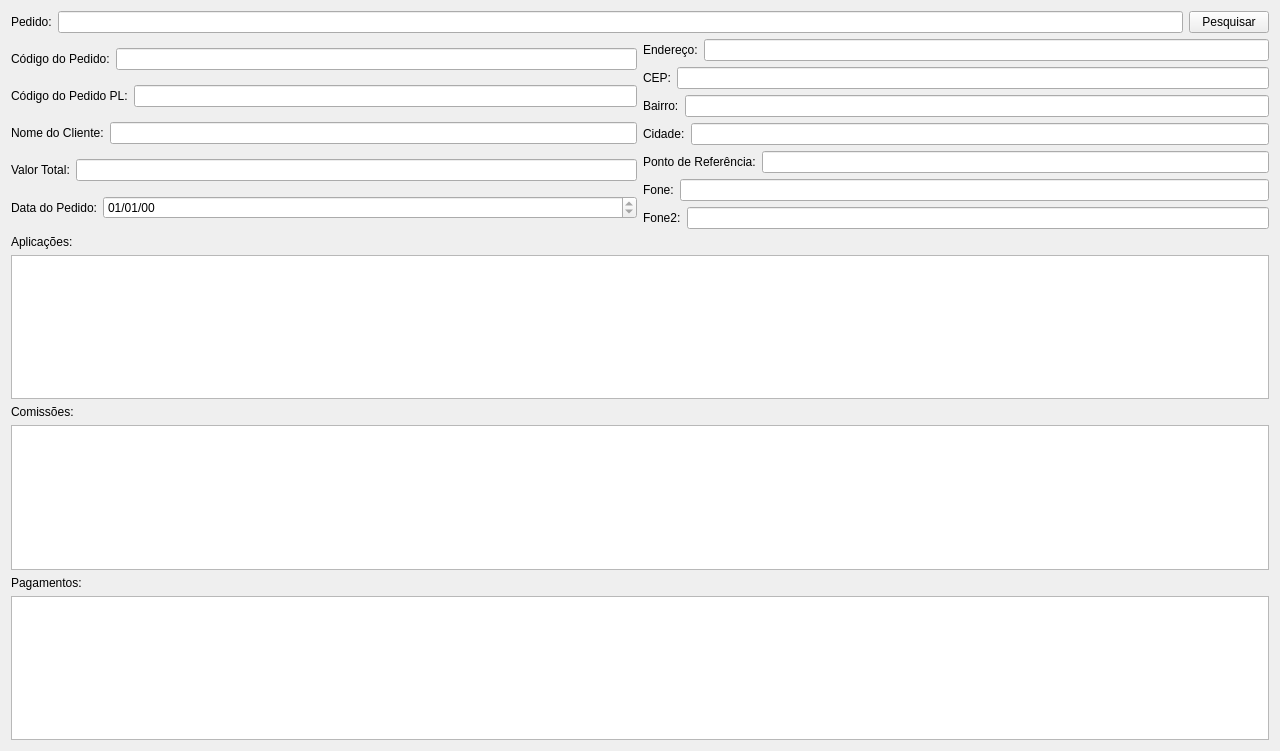
<?xml version="1.0" encoding="UTF-8"?>
<ui version="4.0">
 <class>PedidoDetalhe</class>
 <widget class="QWidget" name="PedidoDetalhe">
  <property name="geometry">
   <rect>
    <x>0</x>
    <y>0</y>
    <width>1280</width>
    <height>751</height>
   </rect>
  </property>
  <property name="windowTitle">
   <string>Form</string>
  </property>
  <layout class="QGridLayout" name="gridLayout">
   <item row="0" column="0">
    <layout class="QHBoxLayout" name="horizontalLayout_16">
     <item>
      <layout class="QHBoxLayout" name="horizontalLayout_15">
       <item>
        <widget class="QLabel" name="label_16">
         <property name="text">
          <string>Pedido:</string>
         </property>
        </widget>
       </item>
       <item>
        <widget class="QLineEdit" name="pedidoLineEdit">
         <property name="inputMask">
          <string/>
         </property>
        </widget>
       </item>
      </layout>
     </item>
     <item>
      <widget class="QPushButton" name="pesquisarPushButton">
       <property name="text">
        <string>Pesquisar</string>
       </property>
       <property name="shortcut">
        <string>Return</string>
       </property>
      </widget>
     </item>
    </layout>
   </item>
   <item row="1" column="0">
    <layout class="QHBoxLayout" name="horizontalLayout_4">
     <item>
      <layout class="QVBoxLayout" name="verticalLayout">
       <item>
        <layout class="QHBoxLayout" name="horizontalLayout">
         <item>
          <widget class="QLabel" name="label">
           <property name="text">
            <string>Código do Pedido:</string>
           </property>
          </widget>
         </item>
         <item>
          <widget class="QLineEdit" name="codigoLineEdit">
           <property name="readOnly">
            <bool>true</bool>
           </property>
          </widget>
         </item>
        </layout>
       </item>
       <item>
        <layout class="QHBoxLayout" name="horizontalLayout_2">
         <item>
          <widget class="QLabel" name="label_2">
           <property name="text">
            <string>Código do Pedido PL:</string>
           </property>
          </widget>
         </item>
         <item>
          <widget class="QLineEdit" name="codigoLineEdit_2">
           <property name="readOnly">
            <bool>true</bool>
           </property>
          </widget>
         </item>
        </layout>
       </item>
       <item>
        <layout class="QHBoxLayout" name="horizontalLayout_3">
         <item>
          <widget class="QLabel" name="label_3">
           <property name="text">
            <string>Nome do Cliente:</string>
           </property>
          </widget>
         </item>
         <item>
          <widget class="QLineEdit" name="clienteLineEdit">
           <property name="readOnly">
            <bool>true</bool>
           </property>
          </widget>
         </item>
        </layout>
       </item>
       <item>
        <layout class="QHBoxLayout" name="horizontalLayout_6">
         <item>
          <widget class="QLabel" name="valorLabel">
           <property name="text">
            <string>Valor Total:</string>
           </property>
          </widget>
         </item>
         <item>
          <widget class="QLineEdit" name="valorLineEdit">
           <property name="readOnly">
            <bool>true</bool>
           </property>
          </widget>
         </item>
        </layout>
       </item>
       <item>
        <layout class="QHBoxLayout" name="horizontalLayout_5">
         <item>
          <widget class="QLabel" name="label_5">
           <property name="sizePolicy">
            <sizepolicy hsizetype="Maximum" vsizetype="Preferred">
             <horstretch>0</horstretch>
             <verstretch>0</verstretch>
            </sizepolicy>
           </property>
           <property name="text">
            <string>Data do Pedido:</string>
           </property>
          </widget>
         </item>
         <item>
          <widget class="QDateEdit" name="dataPedidoDateEdit">
           <property name="readOnly">
            <bool>true</bool>
           </property>
           <property name="displayFormat">
            <string>dd/MM/yy</string>
           </property>
          </widget>
         </item>
        </layout>
       </item>
      </layout>
     </item>
     <item>
      <layout class="QVBoxLayout" name="verticalLayout_2">
       <item>
        <layout class="QHBoxLayout" name="horizontalLayout_8">
         <item>
          <widget class="QLabel" name="label_8">
           <property name="text">
            <string>Endereço:</string>
           </property>
          </widget>
         </item>
         <item>
          <widget class="QLineEdit" name="enderecoLineEdit">
           <property name="readOnly">
            <bool>true</bool>
           </property>
          </widget>
         </item>
        </layout>
       </item>
       <item>
        <layout class="QHBoxLayout" name="horizontalLayout_9">
         <item>
          <widget class="QLabel" name="label_9">
           <property name="text">
            <string>CEP:</string>
           </property>
          </widget>
         </item>
         <item>
          <widget class="QLineEdit" name="cepLineEdit">
           <property name="readOnly">
            <bool>true</bool>
           </property>
          </widget>
         </item>
        </layout>
       </item>
       <item>
        <layout class="QHBoxLayout" name="horizontalLayout_10">
         <item>
          <widget class="QLabel" name="label_10">
           <property name="text">
            <string>Bairro:</string>
           </property>
          </widget>
         </item>
         <item>
          <widget class="QLineEdit" name="bairroLineEdit">
           <property name="readOnly">
            <bool>true</bool>
           </property>
          </widget>
         </item>
        </layout>
       </item>
       <item>
        <layout class="QHBoxLayout" name="horizontalLayout_11">
         <item>
          <widget class="QLabel" name="label_11">
           <property name="text">
            <string>Cidade:</string>
           </property>
          </widget>
         </item>
         <item>
          <widget class="QLineEdit" name="cidadeLineEdit">
           <property name="readOnly">
            <bool>true</bool>
           </property>
          </widget>
         </item>
        </layout>
       </item>
       <item>
        <layout class="QHBoxLayout" name="horizontalLayout_12">
         <item>
          <widget class="QLabel" name="label_12">
           <property name="text">
            <string>Ponto de Referência:</string>
           </property>
          </widget>
         </item>
         <item>
          <widget class="QLineEdit" name="referenciaLineEdit">
           <property name="readOnly">
            <bool>true</bool>
           </property>
          </widget>
         </item>
        </layout>
       </item>
       <item>
        <layout class="QHBoxLayout" name="horizontalLayout_13">
         <item>
          <widget class="QLabel" name="label_13">
           <property name="text">
            <string>Fone:</string>
           </property>
          </widget>
         </item>
         <item>
          <widget class="QLineEdit" name="foneLineEdit">
           <property name="readOnly">
            <bool>true</bool>
           </property>
          </widget>
         </item>
        </layout>
       </item>
       <item>
        <layout class="QHBoxLayout" name="horizontalLayout_14">
         <item>
          <widget class="QLabel" name="label_14">
           <property name="text">
            <string>Fone2:</string>
           </property>
          </widget>
         </item>
         <item>
          <widget class="QLineEdit" name="fone2LineEdit">
           <property name="readOnly">
            <bool>true</bool>
           </property>
          </widget>
         </item>
        </layout>
       </item>
      </layout>
     </item>
    </layout>
   </item>
   <item row="2" column="0">
    <layout class="QVBoxLayout" name="aplicacaoVerticalLayout">
     <item>
      <widget class="QLabel" name="label_15">
       <property name="text">
        <string>Aplicações:</string>
       </property>
      </widget>
     </item>
     <item>
      <widget class="QTableView" name="aplicacaoTableView"/>
     </item>
    </layout>
   </item>
   <item row="3" column="0">
    <layout class="QVBoxLayout" name="comissaoVerticalLayout">
     <item>
      <widget class="QLabel" name="label_17">
       <property name="text">
        <string>Comissões:</string>
       </property>
      </widget>
     </item>
     <item>
      <widget class="QTableView" name="comissaoTableView"/>
     </item>
    </layout>
   </item>
   <item row="4" column="0">
    <layout class="QVBoxLayout" name="pagamentoVerticalLayout">
     <item>
      <widget class="QLabel" name="label_18">
       <property name="text">
        <string>Pagamentos:</string>
       </property>
      </widget>
     </item>
     <item>
      <widget class="QTableView" name="pagamentoTableView"/>
     </item>
    </layout>
   </item>
  </layout>
 </widget>
 <resources/>
 <connections/>
</ui>
